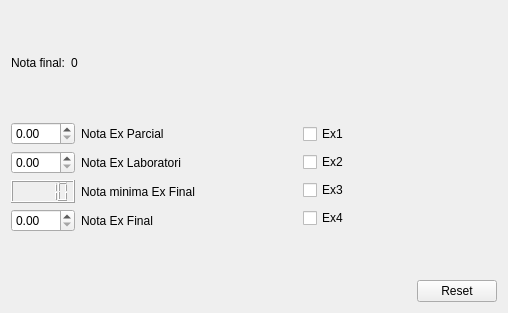
<?xml version="1.0" encoding="UTF-8"?>
<ui version="4.0">
 <class>MyForm</class>
 <widget class="QWidget" name="MyForm">
  <property name="geometry">
   <rect>
    <x>0</x>
    <y>0</y>
    <width>508</width>
    <height>313</height>
   </rect>
  </property>
  <property name="windowTitle">
   <string>Nota final</string>
  </property>
  <layout class="QVBoxLayout" name="verticalLayout_4">
   <item>
    <spacer name="verticalSpacer_3">
     <property name="orientation">
      <enum>Qt::Vertical</enum>
     </property>
     <property name="sizeHint" stdset="0">
      <size>
       <width>20</width>
       <height>29</height>
      </size>
     </property>
    </spacer>
   </item>
   <item>
    <layout class="QHBoxLayout" name="horizontalLayout_5">
     <item>
      <layout class="QHBoxLayout" name="horizontalLayout">
       <item>
        <widget class="QLabel" name="notafin">
         <property name="text">
          <string>Nota final:</string>
         </property>
        </widget>
       </item>
       <item>
        <widget class="MyQLabel" name="label_6">
         <property name="text">
          <string>0</string>
         </property>
        </widget>
       </item>
      </layout>
     </item>
     <item>
      <spacer name="horizontalSpacer">
       <property name="orientation">
        <enum>Qt::Horizontal</enum>
       </property>
       <property name="sizeHint" stdset="0">
        <size>
         <width>48</width>
         <height>20</height>
        </size>
       </property>
      </spacer>
     </item>
    </layout>
   </item>
   <item>
    <spacer name="verticalSpacer_2">
     <property name="orientation">
      <enum>Qt::Vertical</enum>
     </property>
     <property name="sizeHint" stdset="0">
      <size>
       <width>20</width>
       <height>40</height>
      </size>
     </property>
    </spacer>
   </item>
   <item>
    <layout class="QHBoxLayout" name="horizontalLayout_6">
     <item>
      <layout class="QHBoxLayout" name="horizontalLayout_2">
       <item>
        <layout class="QVBoxLayout" name="verticalLayout_2">
         <item>
          <widget class="MyQDoubleSpinBox" name="doubleSpinBox">
           <property name="maximum">
            <double>10.000000000000000</double>
           </property>
           <property name="singleStep">
            <double>0.500000000000000</double>
           </property>
          </widget>
         </item>
         <item>
          <widget class="MyQDoubleSpinBox" name="doubleSpinBox_2">
           <property name="maximum">
            <double>10.000000000000000</double>
           </property>
           <property name="singleStep">
            <double>0.500000000000000</double>
           </property>
          </widget>
         </item>
         <item>
          <widget class="MyQLCDNumber" name="lcdNumber">
           <property name="value" stdset="0">
            <double>10.000000000000000</double>
           </property>
          </widget>
         </item>
         <item>
          <widget class="MyQDoubleSpinBox" name="doubleSpinBox_3">
           <property name="maximum">
            <double>10.000000000000000</double>
           </property>
           <property name="singleStep">
            <double>0.500000000000000</double>
           </property>
          </widget>
         </item>
        </layout>
       </item>
       <item>
        <layout class="QVBoxLayout" name="verticalLayout_3">
         <item>
          <widget class="QLabel" name="par">
           <property name="text">
            <string>Nota Ex Parcial</string>
           </property>
          </widget>
         </item>
         <item>
          <widget class="QLabel" name="lab">
           <property name="text">
            <string>Nota Ex Laboratori</string>
           </property>
          </widget>
         </item>
         <item>
          <widget class="QLabel" name="min">
           <property name="text">
            <string>Nota minima Ex Final</string>
           </property>
          </widget>
         </item>
         <item>
          <widget class="QLabel" name="fin">
           <property name="text">
            <string>Nota Ex Final</string>
           </property>
          </widget>
         </item>
        </layout>
       </item>
      </layout>
     </item>
     <item>
      <layout class="QHBoxLayout" name="horizontalLayout_3">
       <item>
        <spacer name="horizontalSpacer_2">
         <property name="orientation">
          <enum>Qt::Horizontal</enum>
         </property>
         <property name="sizeHint" stdset="0">
          <size>
           <width>48</width>
           <height>20</height>
          </size>
         </property>
        </spacer>
       </item>
       <item>
        <layout class="QVBoxLayout" name="verticalLayout">
         <item>
          <widget class="MyQCheckBox" name="checkBox_3">
           <property name="text">
            <string>Ex1</string>
           </property>
          </widget>
         </item>
         <item>
          <widget class="MyQCheckBox" name="checkBox_4">
           <property name="text">
            <string>Ex2</string>
           </property>
          </widget>
         </item>
         <item>
          <widget class="MyQCheckBox" name="checkBox">
           <property name="text">
            <string>Ex3</string>
           </property>
          </widget>
         </item>
         <item>
          <widget class="MyQCheckBox" name="checkBox_2">
           <property name="text">
            <string>Ex4</string>
           </property>
          </widget>
         </item>
        </layout>
       </item>
      </layout>
     </item>
     <item>
      <spacer name="horizontalSpacer_4">
       <property name="orientation">
        <enum>Qt::Horizontal</enum>
       </property>
       <property name="sizeHint" stdset="0">
        <size>
         <width>40</width>
         <height>20</height>
        </size>
       </property>
      </spacer>
     </item>
    </layout>
   </item>
   <item>
    <spacer name="verticalSpacer">
     <property name="orientation">
      <enum>Qt::Vertical</enum>
     </property>
     <property name="sizeHint" stdset="0">
      <size>
       <width>20</width>
       <height>7</height>
      </size>
     </property>
    </spacer>
   </item>
   <item>
    <layout class="QHBoxLayout" name="horizontalLayout_4">
     <item>
      <spacer name="horizontalSpacer_3">
       <property name="orientation">
        <enum>Qt::Horizontal</enum>
       </property>
       <property name="sizeHint" stdset="0">
        <size>
         <width>40</width>
         <height>20</height>
        </size>
       </property>
      </spacer>
     </item>
     <item>
      <widget class="QPushButton" name="pushButton">
       <property name="text">
        <string>Reset</string>
       </property>
       <property name="shortcut">
        <string>Alt+R</string>
       </property>
       <property name="autoDefault">
        <bool>false</bool>
       </property>
      </widget>
     </item>
    </layout>
   </item>
  </layout>
 </widget>
 <customwidgets>
  <customwidget>
   <class>MyQCheckBox</class>
   <extends>QCheckBox</extends>
   <header location="global">MyQCheckBox.h</header>
   <slots>
    <slot>reset()</slot>
   </slots>
  </customwidget>
  <customwidget>
   <class>MyQDoubleSpinBox</class>
   <extends>QDoubleSpinBox</extends>
   <header location="global">MyQDoubleSpinBox.h</header>
   <slots>
    <slot>reset()</slot>
   </slots>
  </customwidget>
  <customwidget>
   <class>MyQLCDNumber</class>
   <extends>QLCDNumber</extends>
   <header location="global">MyQLCDNumber.h</header>
   <slots>
    <slot>NotaParcialmin(double)</slot>
    <slot>NotaLabmin(double)</slot>
   </slots>
  </customwidget>
  <customwidget>
   <class>MyQLabel</class>
   <extends>QLabel</extends>
   <header location="global">MyQLabel.h</header>
   <slots>
    <slot>reset()</slot>
    <slot>NotaParcial(double)</slot>
    <slot>NotaLab(double)</slot>
    <slot>NotaFinal(double)</slot>
    <slot>entregable(bool)</slot>
   </slots>
  </customwidget>
 </customwidgets>
 <resources/>
 <connections>
  <connection>
   <sender>pushButton</sender>
   <signal>clicked()</signal>
   <receiver>doubleSpinBox_3</receiver>
   <slot>reset()</slot>
   <hints>
    <hint type="sourcelabel">
     <x>451</x>
     <y>305</y>
    </hint>
    <hint type="destinationlabel">
     <x>37</x>
     <y>250</y>
    </hint>
   </hints>
  </connection>
  <connection>
   <sender>pushButton</sender>
   <signal>clicked()</signal>
   <receiver>doubleSpinBox_2</receiver>
   <slot>reset()</slot>
   <hints>
    <hint type="sourcelabel">
     <x>451</x>
     <y>305</y>
    </hint>
    <hint type="destinationlabel">
     <x>44</x>
     <y>183</y>
    </hint>
   </hints>
  </connection>
  <connection>
   <sender>pushButton</sender>
   <signal>clicked()</signal>
   <receiver>doubleSpinBox</receiver>
   <slot>reset()</slot>
   <hints>
    <hint type="sourcelabel">
     <x>451</x>
     <y>305</y>
    </hint>
    <hint type="destinationlabel">
     <x>36</x>
     <y>145</y>
    </hint>
   </hints>
  </connection>
  <connection>
   <sender>pushButton</sender>
   <signal>clicked()</signal>
   <receiver>checkBox_4</receiver>
   <slot>reset()</slot>
   <hints>
    <hint type="sourcelabel">
     <x>451</x>
     <y>305</y>
    </hint>
    <hint type="destinationlabel">
     <x>324</x>
     <y>175</y>
    </hint>
   </hints>
  </connection>
  <connection>
   <sender>pushButton</sender>
   <signal>clicked()</signal>
   <receiver>checkBox</receiver>
   <slot>reset()</slot>
   <hints>
    <hint type="sourcelabel">
     <x>451</x>
     <y>305</y>
    </hint>
    <hint type="destinationlabel">
     <x>324</x>
     <y>209</y>
    </hint>
   </hints>
  </connection>
  <connection>
   <sender>pushButton</sender>
   <signal>clicked()</signal>
   <receiver>checkBox_2</receiver>
   <slot>reset()</slot>
   <hints>
    <hint type="sourcelabel">
     <x>451</x>
     <y>305</y>
    </hint>
    <hint type="destinationlabel">
     <x>324</x>
     <y>243</y>
    </hint>
   </hints>
  </connection>
  <connection>
   <sender>pushButton</sender>
   <signal>clicked()</signal>
   <receiver>checkBox_3</receiver>
   <slot>reset()</slot>
   <hints>
    <hint type="sourcelabel">
     <x>451</x>
     <y>305</y>
    </hint>
    <hint type="destinationlabel">
     <x>324</x>
     <y>141</y>
    </hint>
   </hints>
  </connection>
  <connection>
   <sender>pushButton</sender>
   <signal>clicked()</signal>
   <receiver>lcdNumber</receiver>
   <slot>reset()</slot>
   <hints>
    <hint type="sourcelabel">
     <x>451</x>
     <y>305</y>
    </hint>
    <hint type="destinationlabel">
     <x>35</x>
     <y>212</y>
    </hint>
   </hints>
  </connection>
  <connection>
   <sender>pushButton</sender>
   <signal>clicked()</signal>
   <receiver>label_6</receiver>
   <slot>reset()</slot>
   <hints>
    <hint type="sourcelabel">
     <x>451</x>
     <y>305</y>
    </hint>
    <hint type="destinationlabel">
     <x>85</x>
     <y>58</y>
    </hint>
   </hints>
  </connection>
  <connection>
   <sender>doubleSpinBox</sender>
   <signal>valueChanged(double)</signal>
   <receiver>label_6</receiver>
   <slot>NotaParcial(double)</slot>
   <hints>
    <hint type="sourcelabel">
     <x>62</x>
     <y>145</y>
    </hint>
    <hint type="destinationlabel">
     <x>85</x>
     <y>58</y>
    </hint>
   </hints>
  </connection>
  <connection>
   <sender>doubleSpinBox_2</sender>
   <signal>valueChanged(double)</signal>
   <receiver>label_6</receiver>
   <slot>NotaLab(double)</slot>
   <hints>
    <hint type="sourcelabel">
     <x>58</x>
     <y>183</y>
    </hint>
    <hint type="destinationlabel">
     <x>85</x>
     <y>58</y>
    </hint>
   </hints>
  </connection>
  <connection>
   <sender>doubleSpinBox_3</sender>
   <signal>valueChanged(double)</signal>
   <receiver>label_6</receiver>
   <slot>NotaFinal(double)</slot>
   <hints>
    <hint type="sourcelabel">
     <x>52</x>
     <y>250</y>
    </hint>
    <hint type="destinationlabel">
     <x>85</x>
     <y>58</y>
    </hint>
   </hints>
  </connection>
  <connection>
   <sender>doubleSpinBox</sender>
   <signal>valueChanged(double)</signal>
   <receiver>lcdNumber</receiver>
   <slot>NotaParcialmin(double)</slot>
   <hints>
    <hint type="sourcelabel">
     <x>59</x>
     <y>145</y>
    </hint>
    <hint type="destinationlabel">
     <x>76</x>
     <y>212</y>
    </hint>
   </hints>
  </connection>
  <connection>
   <sender>doubleSpinBox_2</sender>
   <signal>valueChanged(double)</signal>
   <receiver>lcdNumber</receiver>
   <slot>NotaLabmin(double)</slot>
   <hints>
    <hint type="sourcelabel">
     <x>34</x>
     <y>183</y>
    </hint>
    <hint type="destinationlabel">
     <x>32</x>
     <y>212</y>
    </hint>
   </hints>
  </connection>
  <connection>
   <sender>checkBox_3</sender>
   <signal>clicked(bool)</signal>
   <receiver>label_6</receiver>
   <slot>entregable(bool)</slot>
   <hints>
    <hint type="sourcelabel">
     <x>334</x>
     <y>141</y>
    </hint>
    <hint type="destinationlabel">
     <x>79</x>
     <y>58</y>
    </hint>
   </hints>
  </connection>
  <connection>
   <sender>checkBox_4</sender>
   <signal>clicked(bool)</signal>
   <receiver>label_6</receiver>
   <slot>entregable(bool)</slot>
   <hints>
    <hint type="sourcelabel">
     <x>337</x>
     <y>175</y>
    </hint>
    <hint type="destinationlabel">
     <x>80</x>
     <y>58</y>
    </hint>
   </hints>
  </connection>
  <connection>
   <sender>checkBox</sender>
   <signal>clicked(bool)</signal>
   <receiver>label_6</receiver>
   <slot>entregable(bool)</slot>
   <hints>
    <hint type="sourcelabel">
     <x>329</x>
     <y>209</y>
    </hint>
    <hint type="destinationlabel">
     <x>79</x>
     <y>58</y>
    </hint>
   </hints>
  </connection>
  <connection>
   <sender>checkBox_2</sender>
   <signal>clicked(bool)</signal>
   <receiver>label_6</receiver>
   <slot>entregable(bool)</slot>
   <hints>
    <hint type="sourcelabel">
     <x>321</x>
     <y>243</y>
    </hint>
    <hint type="destinationlabel">
     <x>80</x>
     <y>58</y>
    </hint>
   </hints>
  </connection>
 </connections>
</ui>
